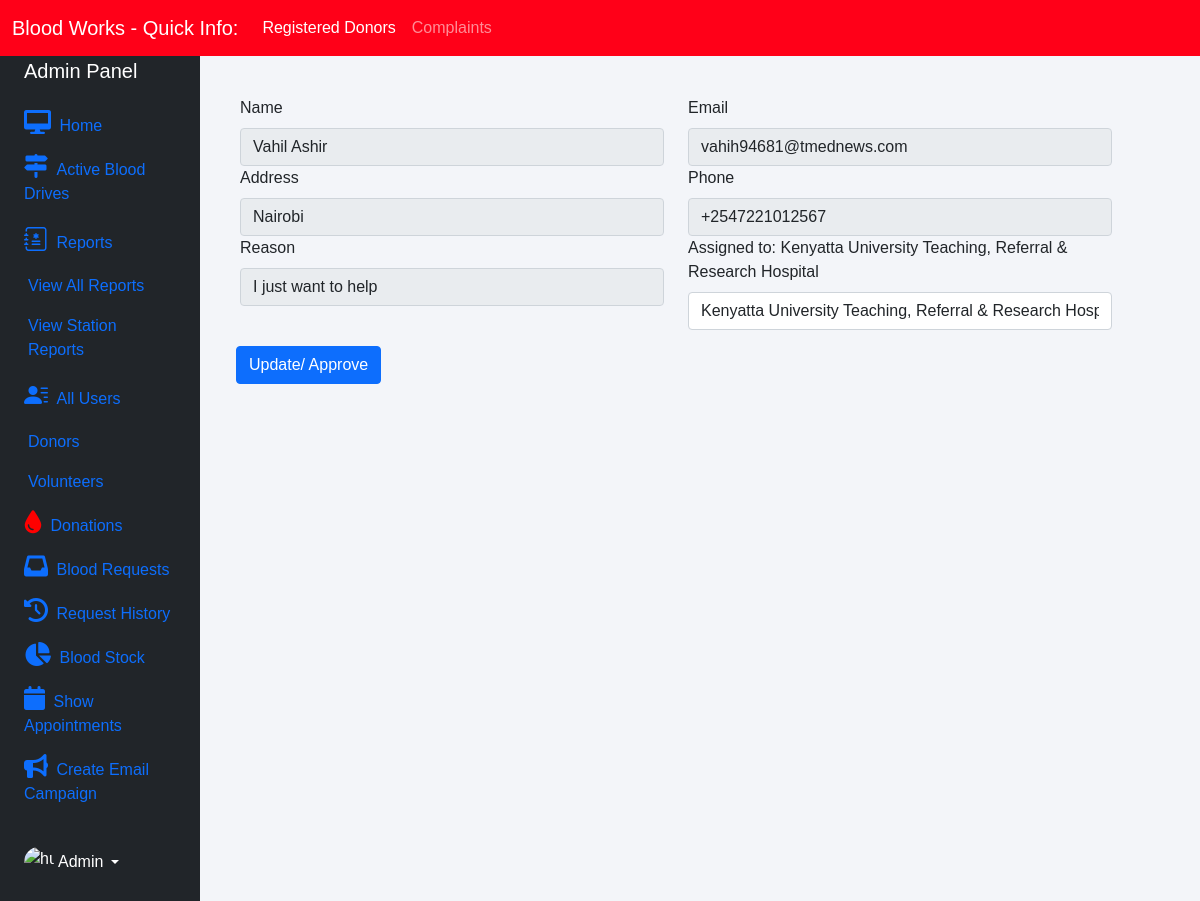
Page /assign-volunteer/b41a98db-f88b-418e-b3ef-dd2d12b0ab17 (signed in) on the committed database.
### appointments/models.py (models this page shows)
class VolunteerRegistration(models.Model):
    volunteer_id = models.CharField(primary_key=True, default=uuid.uuid4(), max_length=20)
    user = models.OneToOneField(User, on_delete=models.CASCADE, null=True, blank=True)
    name = models.CharField(max_length=100)
    email = models.EmailField()
    phone = models.CharField(validators=[phoneNumberRegex], unique=True, max_length=16)
    location = models.CharField(max_length=100, choices=counties)
    reason = models.CharField(max_length=500, default="")
    blood_drive = models.ForeignKey(BloodDrives, on_delete=models.CASCADE, null=True)
    def __str__(self):
        return self.name

### blood/models.py (models this page shows, shortened)
class BloodDrives(models.Model):
    drive_id = models.CharField(primary_key=True, default=uuid.uuid4(), max_length=60)
    name = models.CharField(max_length=100)
    address = models.CharField(max_length=40)
    county = models.CharField(max_length=15, choices=counties)
    location_code = models.ForeignKey(LocationCodes, on_delete=models.CASCADE)
    date = models.DateField()
    def __str__(self):
        return self.name

### blood/views.py (the view, shortened to what this page needs)
# urls.py: path('assign-volunteer/<str:id>', views.assign_volunteer_view, name='assign-volunteer'),
@user_passes_test(lambda user: user.is_superuser)
@login_required(login_url='adminlogin')
def assign_volunteer_view(request, id):
    volunteer = amodels.VolunteerRegistration.objects.get(volunteer_id=id)
    print(volunteer)
    volunteer_form = aforms.VolunteerRegistrationForm(instance=volunteer, location=volunteer.location)
    mydict = {'volunteerForm': volunteer_form, 'volunteer': volunteer, }
    return render(request, 'blood/assign_volunteer.html', context=mydict)

### appointments/forms.py
class VolunteerRegistrationForm(forms.ModelForm):
    class Meta:
        model = VolunteerRegistration
        fields = ['name', 'email', 'phone', 'location', 'reason', 'blood_drive']
    def __init__(self, *args, **kwargs):
        location = kwargs.pop('location', '')
        super(VolunteerRegistrationForm, self).__init__(*args, **kwargs)
        self.fields['blood_drive'] = forms.ModelChoiceField(queryset=BloodDrives.objects.filter(county=location))

### templates/blood/assign_volunteer.html (shortened to what this page needs)
{% extends 'blood/adminbase.html' %}
{% block content %}
{% load widget_tweaks %}
{%load static%}
<head>
    <link href="{% static " css
    /main.css" %}"rel="stylesheet" media="all">
</head>
<div class="container-fluid my-5">
    <form class="row g-3" method="POST" >
        <div class="row">
            <div class="row col-md-12">
                <div class="col-md-6 col-sm-12">
                    <label class="form-label">Name</label>
                    <input type="text" class="form-control" value="{{ volunteer.name }}" readonly>
                </div>
                <div class="col-md-6 col-sm-12">
                    <label class="form-label">Email</label>
                    <input type="email" class="form-control" value="{{ volunteer.email }}" disabled>
                </div>
                <div class="col-md-6 col-sm-12">
                    <label class="form-label">Address</label>
                    <input type="text" class="form-control" value="{{ volunteer.location }}" readonly>
                </div>
                <div class="col-md-6 col-sm-12">
                    <label class="form-label">Phone</label>
                    <input type="text" class="form-control" value="{{ volunteer.phone }}" disabled>
                </div>
                <div class="col-md-6 col-sm-12">
                    <label class="form-label">Reason</label>
                    <input type="text" class="form-control" value="{{ volunteer.reason }}" disabled>
                </div>
                <div class="col-md-6 col-sm-12">
                    <label class="form-label">Assigned to: {{volunteer.blood_drive}}</label>
                    {% render_field volunteerForm.blood_drive class="form-control" %}
                </div>
            </div>
        </div>
        <div class="col-12">
            <button type="submit" class="btn btn-primary">Update/ Approve</button>
        </div>
    </form>
</div>
{% endblock content %}

### templates/blood/adminbase.html (style rules this page uses)
* { margin: 0; padding: 0; box-sizing: border-box; list-style: none; text-decoration: none; font-family: 'Josefin Sans', sans-serif; }
body { background-color: #f3f5f9; }

### rows in the picture
VolunteerRegistration: name "Vahil Ashir", email "vahih94681@tmednews.com", location "Nairobi", phone "+2547221012567", reason "I just want to help", blood_drive "Kenyatta University Teaching, Referral & Research Hospital"
